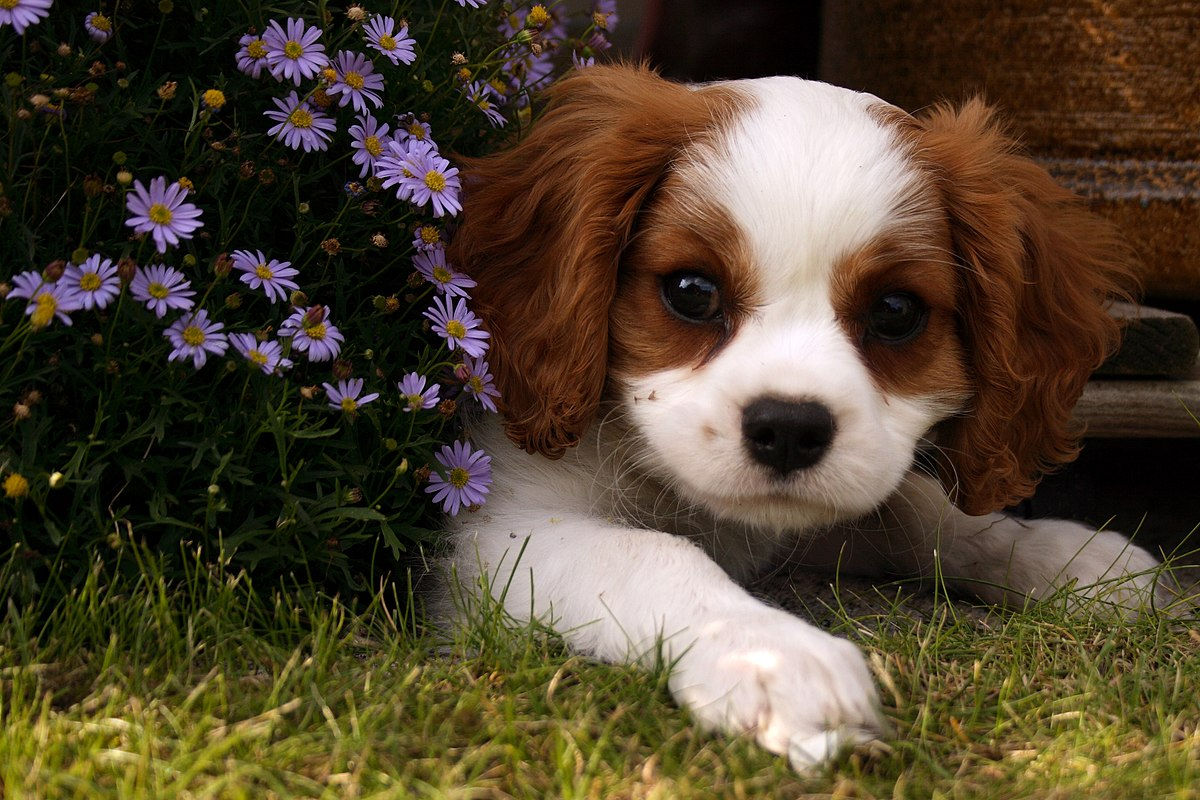
#> input picture OpenCV/Cute Dog.jpg, 1200 x 800 px; the run also reads 1 picture not shown here
$ jupyter execute --allow-errors 1.ipynb
#> lines starting #> are read from the running program, lines starting #| are printed output that depends on the picture
[cell 1]
import cv2
import numpy as np
import os

[cell 2]
img=cv2.imread("Cute Dog.jpg")  #image read
#> img is the input picture: shape (800, 1200, 3); mean B, G, R 48.1, 67.4, 80.6
img=cv2.resize(img,(200,200))
#> img: shape (200, 200, 3)
cv2.imshow("Mehul's library",img) #image show
cv2.waitKey(10)               #image frame - wait this much milliseconds
# cv2.destroyWindow()             #only 1 window close
cv2.destroyAllWindows()         #destroy all windows
#when wait key is 0 , then we need to press arrow keys for closing it

[cell 3]
img.shape
#> Out = (200, 200, 3)

[cell 4]
img=cv2.imread("Cute Dog.jpg")  #image read
cv2.imshow("Mehul's library",img) #image show
cv2.imshow("Mehul's library store",img) #image show
cv2.waitKey(3000)               #image frame - wait this much milliseconds
cv2.destroyWindow("Mehul's library store")             #only 1 window close
# cv2.destroyAllWindows()         #destroy all windows

[cell 5]
img=cv2.imread("Cute Dog.jpg")  #image read
img=cv2.resize(img,(400,300))
#> img: shape (300, 400, 3)
img=np.hstack((img,img,img))  #for horizontally adding image
#> img: shape (300, 1200, 3)
img=np.vstack((img,img))  #same for vertically
#> img: shape (600, 1200, 3)
cv2.imshow("Mehul's library",img) #image show
cv2.waitKey(10)               #image frame - wait this much milliseconds
# cv2.destroyWindow()             #only 1 window close
cv2.destroyAllWindows()         #destroy all windows

## Slideshow using os

[cell 6]
list_name=os.listdir("/Users/mehulgupta2409/Documents/Code /AI ML/AI/OpenCV/Image")
list_name

[cell 7]
for name in list_name:
    path = "/Users/mehulgupta2409/Documents/Code /AI ML/AI/OpenCV/Image"
    img_path = path+"/"+name
    img=cv2.imread(img_path)
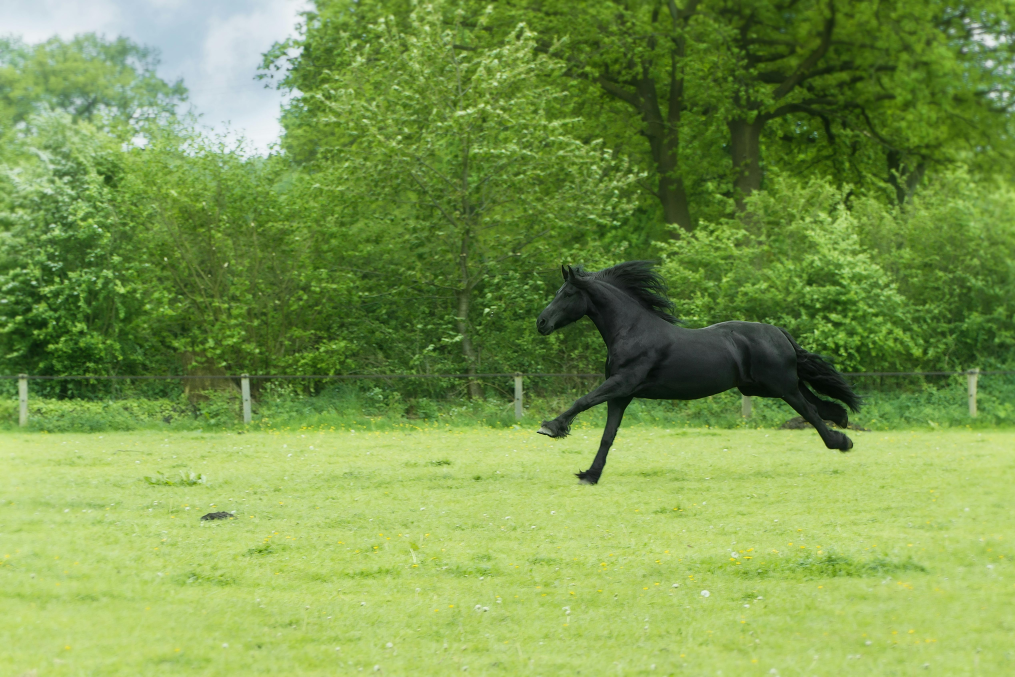
#> input picture OpenCV/Image/Black Horse Green Field.jpg, 5075 x 3383 px, found by its file name (shown at 1/5 size)
#> img is the input picture: shape (3383, 5075, 3); mean B, G, R 78.1, 154, 123.9
    img=cv2.resize(img,(300,300))
#> img: shape (300, 300, 3)
    # img=np.hstack((img,img))
    # img=np.vstack((img,img))
    # cv2.imshow("Mehul",img)
    cv2.imshow("dd",img)
    cv2.waitKey(100)
#> pass 2 of the loop `for name in list_name:`:
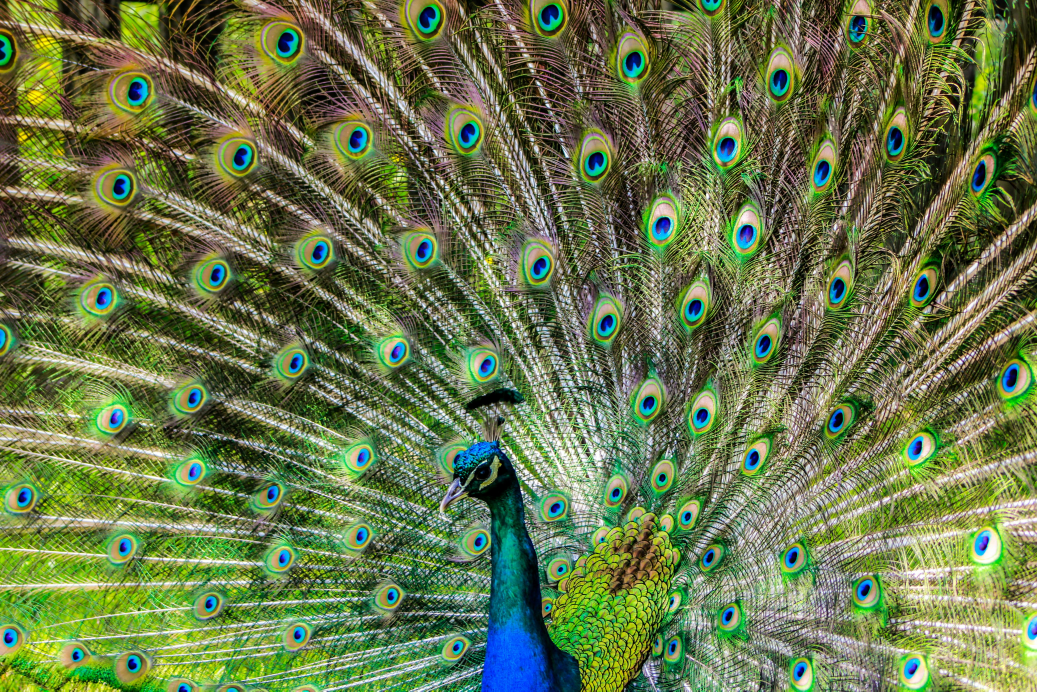
#> input picture OpenCV/Image/Peacock Blue Green Brown.jpg, 5184 x 3456 px, found by its file name (shown at 1/5 size)
#> img is the input picture: shape (3456, 5184, 3); mean B, G, R 75.5, 119.9, 105
#> `img=cv2.resize(img,(300,300))`:
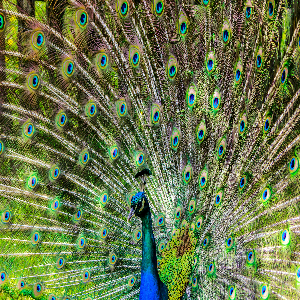
#> img: shape (300, 300, 3); mean B, G, R 75.4, 119.8, 105
cv2.destroyAllWindows()

## imread Function
<h5>1) cv2.read("image path",1)    default(rgb color) </h5>

<h5>2) cv2.read("image path",0)    grayscale() </h5>

<h5>3) cv2.read("image path",-1)   unchanged </h5>

[cell 8]
new_img=cv2.imread("/Users/mehulgupta2409/Documents/Code /AI ML/AI/OpenCV/Image/Peacock Blue Green Brown.jpg",1)
print(new_img.shape)
#| (3456, 5184, 3)
# cv2.imshow("s",new_img)
new_img=cv2.resize(new_img,(600,600))
cv2.imshow("new window",new_img)
cv2.waitKey(0)
cv2.destroyAllWindows()

Here the dimension of image got reduced from (x,y,3) to (x,y) ,means There is no third dimension for color channels in grayscale mode.

[cell 9]
new_img=cv2.imread("/Users/mehulgupta2409/Documents/Code /AI ML/Python/AI/OpenCV/Image/Peacock Blue Green Brown.jpg",0)
#> new_img: shape (3456, 5184); min 0, max 255, mean 110.3
print(new_img.shape)
#| (3456, 5184)
# cv2.imshow("s",new_img)
new_img=cv2.resize(new_img,(600,600))
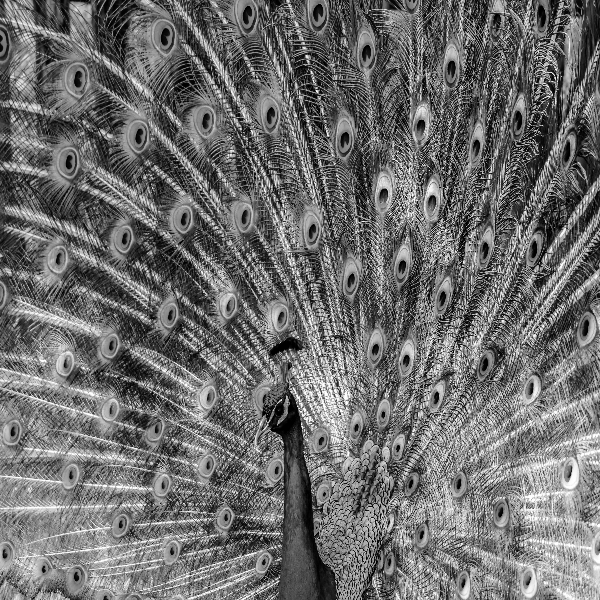
#> new_img: shape (600, 600); min 0, max 255, mean 110.2
cv2.imshow("new window",new_img)
cv2.waitKey(0)
cv2.destroyAllWindows()

[cell 10]
new_img=cv2.imread("/Users/mehulgupta2409/Documents/Code /AI ML/Python/AI/OpenCV/Image/Peacock Blue Green Brown.jpg",-1)
print(new_img.shape)
#| (3456, 5184, 3)
# cv2.imshow("s",new_img)
new_img=cv2.resize(new_img,(600,600))
cv2.imshow("new window",new_img)
cv2.waitKey(0)
cv2.destroyAllWindows()

### Text in Image
<h5> cv2.putText function parameters </h5>
(img: MatLike, text: str, org: Point, fontFace: int, fontScale: float, color: Scalar, thickness: int = ..., lineType: int = ..., bottomLeftOrigin: bool = ...) -> MatLike

[cell 11]
img_get=cv2.imread("/Users/mehulgupta2409/Documents/Code /AI ML/Python/AI/OpenCV/Image/Wide Angle Road Photo.jpg")
#> (the rest of this cell did not finish here and is left out)

#> (a cell that did not finish here is left out)

### Draw Line and Rectangle on image - (used in Face detection apps)

[cell 13]
# for line
horse_img=cv2.imread("/Users/mehulgupta2409/Documents/Code /AI ML/Python/AI/OpenCV/Image/Black Horse Green Field.jpg")
horse_img=cv2.resize(horse_img,(1000,500))
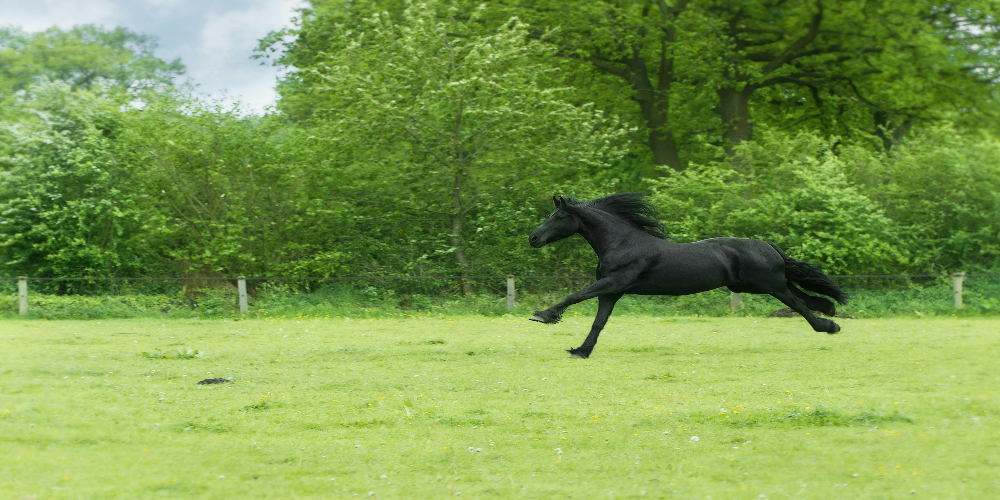
#> horse_img: shape (500, 1000, 3); mean B, G, R 78, 153.9, 123.7
horse_updateLine_img=cv2.line(horse_img,(450,220),(650,220),(0,0,255),3,cv2.LINE_8)
# (img: MatLike, pt1: Point, pt2: Point, color: Scalar, thickness: int = ..., lineType: int = ..., shift: int = ...) -> MatLike
cv2.imshow("new",horse_img)
cv2.waitKey(1000)
cv2.destroyAllWindows()

[cell 14]
# for rectangle
horse_img=cv2.imread("/Users/mehulgupta2409/Documents/Code /AI ML/Python/AI/OpenCV/Image/Black Horse Green Field.jpg")
horse_img=cv2.resize(horse_img,(600,500))
#> horse_img: shape (500, 600, 3)
horse_updateLine_img=cv2.putText(horse_img,"Horse",(320,180),cv2.FONT_HERSHEY_DUPLEX,1,(180,244,120),3,cv2.LINE_4,False)
#> horse_updateLine_img: shape (500, 600, 3)
# (img: MatLike, text: str, org: Point, fontFace: int, fontScale: float, color: Scalar, thickness: int = ..., lineType: int = ..., bottomLeftOrigin: bool = ...) -> MatLike
horse_updateLine_img=cv2.rectangle(horse_img,pt1=(320,200),pt2=(360,255),color=(255,255,0),thickness=3,lineType=cv2.LINE_4)
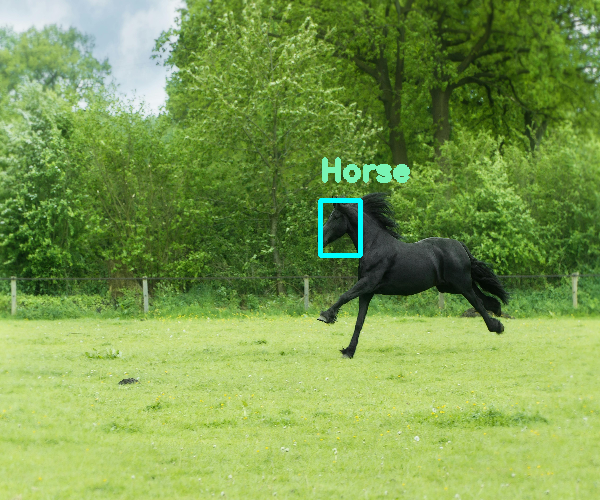
#> horse_updateLine_img: shape (500, 600, 3); mean B, G, R 79.3, 155, 123.8
# (img: MatLike, pt1: Point, pt2: Point, color: Scalar, thickness: int = ..., lineType: int = ..., shift: int = ...) -> MatLike
# point 1 and point 2 both are from origin , point2 is opposite of point 1 (i.e on same diagonal)

cv2.imshow("new",horse_img)
cv2.waitKey(1000)
cv2.destroyAllWindows()

### Draw Circle and Ellipse on image

[cell 15]
# for circle
old_img=cv2.imread("/Users/mehulgupta2409/Documents/Code /AI ML/Python/AI/OpenCV/Image/Trees and Mountain Photo.jpg")
#> (the rest of this cell did not finish here and is left out)

[cell 16]
# for ellipse
old_img=cv2.imread("/Users/mehulgupta2409/Documents/Code /AI ML/Python/AI/OpenCV/Image/Trees and Mountain Photo.jpg")
#> (the rest of this cell did not finish here and is left out)

#> (a cell that did not finish here is left out)

### Draw polygon on Images

[cell 18]
# for polygon
old_img=cv2.imread("/Users/mehulgupta2409/Documents/Code /AI ML/Python/AI/OpenCV/Image/Trees and Mountain Photo.jpg")
#> (the rest of this cell did not finish here and is left out)

## Arithmetic Operations on Image using OpenCV

[cell 19]
img_1=cv2.imread("/Users/mehulgupta2409/Documents/Code /AI ML/Python/AI/OpenCV/Image/Peacock Blue Green Brown.jpg")
img_2=cv2.imread("/Users/mehulgupta2409/Documents/Code /AI ML/Python/AI/OpenCV/Image/Trees and Mountain Photo.jpg")
# important - we need to make their sizes same
img_1=cv2.resize(img_1,(500,500))
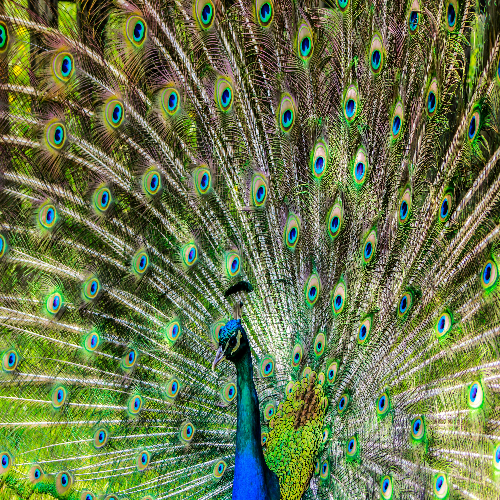
#> img_1: shape (500, 500, 3); mean B, G, R 75.4, 119.8, 104.9
#> (the rest of this cell did not finish here and is left out)

### Bitwise Operation on Images using OpenCV (on Binary Images - where only 2 color is used)

[cell 20]
# resizeing both image
img_new_1=cv2.imread("/Users/mehulgupta2409/Documents/Code /AI ML/Python/AI/OpenCV/Image/Binary Grid 12x12.png")
img_new_2=cv2.imread("/Users/mehulgupta2409/Documents/Code /AI ML/Python/AI/OpenCV/Image/Binary Icon 30.png")
#> (the rest of this cell did not finish here and is left out)

[cell 21]
# resizeing both image
img_new_1=cv2.imread("/Users/mehulgupta2409/Documents/Code /AI ML/Python/AI/OpenCV/Image/Binary Grid 12x12.png")
img_new_2=cv2.imread("/Users/mehulgupta2409/Documents/Code /AI ML/Python/AI/OpenCV/Image/Binary Icon 30.png")
#> (the rest of this cell did not finish here and is left out)

[cell 22]
# resizeing both image
img_new_1=cv2.imread("/Users/mehulgupta2409/Documents/Code /AI ML/Python/AI/OpenCV/Image/Binary Grid 12x12.png")
img_new_2=cv2.imread("/Users/mehulgupta2409/Documents/Code /AI ML/Python/AI/OpenCV/Image/Binary Icon 30.png")
#> (the rest of this cell did not finish here and is left out)

[cell 23]
# resizeing both image
img_new_1=cv2.imread("/Users/mehulgupta2409/Documents/Code /AI ML/Python/AI/OpenCV/Image/Binary Grid 12x12.png")
img_new_2=cv2.imread("/Users/mehulgupta2409/Documents/Code /AI ML/Python/AI/OpenCV/Image/Binary Icon 30.png")
#> (the rest of this cell did not finish here and is left out)

[cell 24]
img_new_1=cv2.imread("/Users/mehulgupta2409/Documents/Code /AI ML/Python/AI/OpenCV/Image/Black Horse Green Field.jpg")
img_new_1=cv2.resize(img_new_1,(700,500))
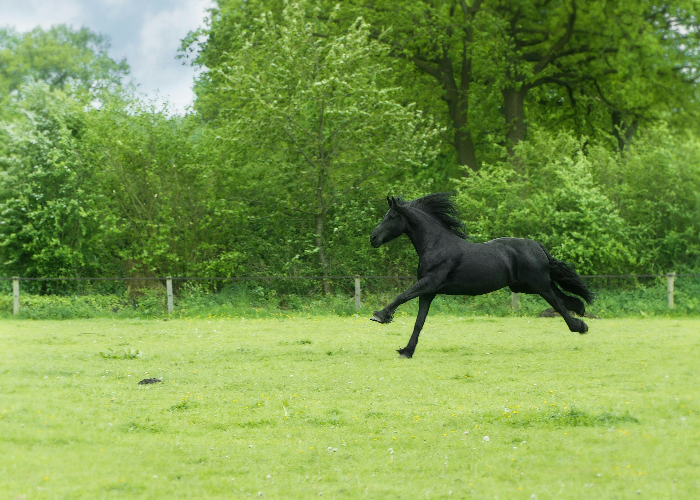
#> img_new_1: shape (500, 700, 3); mean B, G, R 78, 153.9, 123.7
img_new_1=cv2.bitwise_not(img_new_1)
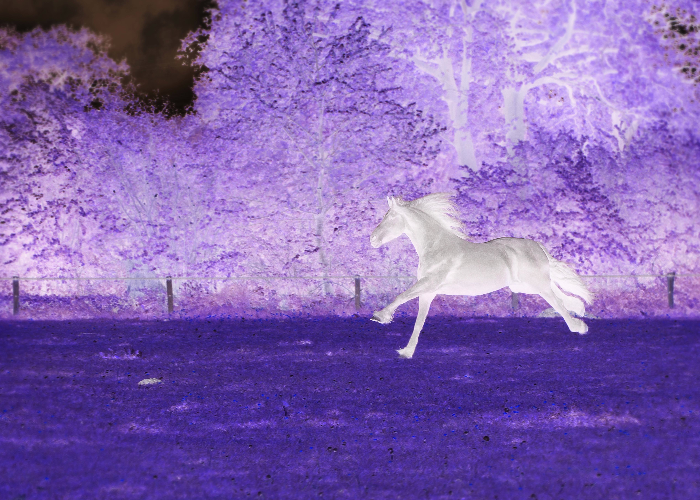
#> img_new_1: shape (500, 700, 3); mean B, G, R 177, 101.1, 131.3
cv2.imshow("ef",img_new_1)
cv2.waitKey(1000)
cv2.destroyAllWindows()

### Edge Detection in an Image using OpenCV

[cell 25]
img=cv2.imread("/Users/mehulgupta2409/Docnts/Code /AI ML/Pythonume/AI/OpenCV/Image/Face Photo 2379005.jpeg")
# img=cv2.resize(img,(600,400))
new_img=cv2.Canny(img,102,100,apertureSize=5,L2gradient=True)
# print(new_img.shape)
# print(img.shape)
cv2.imshow("NEmW",img)
# cv2.imshow("NEW",new_img)
cv2.waitKey(1000)
cv2.destroyAllWindows()

### Image Scaling,Rotating using OpenCV

[cell 26]
# Rotating the image
img=cv2.imread("/Users/mehulgupta2409/Documents/Code /AI ML/Python/AI/OpenCV/Image/Trees and Mountain Photo.jpg")
#> (the rest of this cell did not finish here and is left out)

### Image Blurring using OpenCV

[cell 27]
# Gaussian Blur
# Median Blur
# Bilateral Blur

[cell 28]
img=cv2.imread("/Users/mehulgupta2409/Documents/Code /AI ML/Python/AI/OpenCV/Image/Wide Angle Road Photo.jpg")
#> (the rest of this cell did not finish here and is left out)

### imwrite method using OpenCV

[cell 29]
img=cv2.imread("/Users/mehulgupta2409/Documents/Code /AI ML/Python/AI/OpenCV/Image/Peacock Blue Green Brown.jpg")

[cell 30]
img=cv2.resize(img,(400,300))
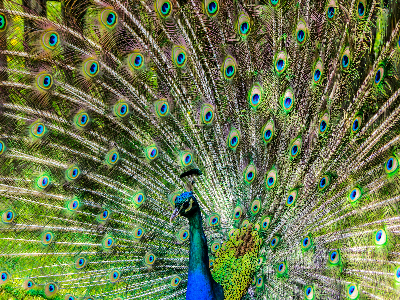
#> img: shape (300, 400, 3); mean B, G, R 75.3, 119.7, 104.8
h=np.hstack((img,img))
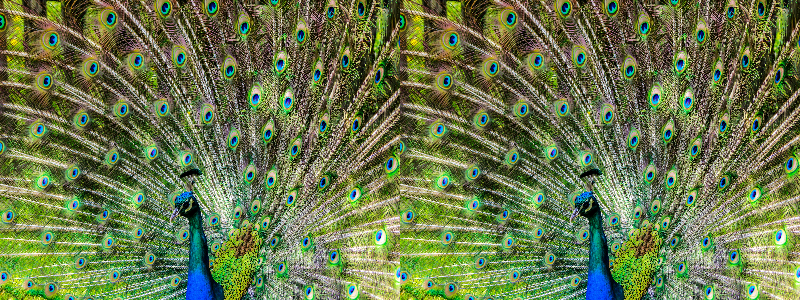
#> h: shape (300, 800, 3); mean B, G, R 75.3, 119.7, 104.8
v=np.vstack((h,h))
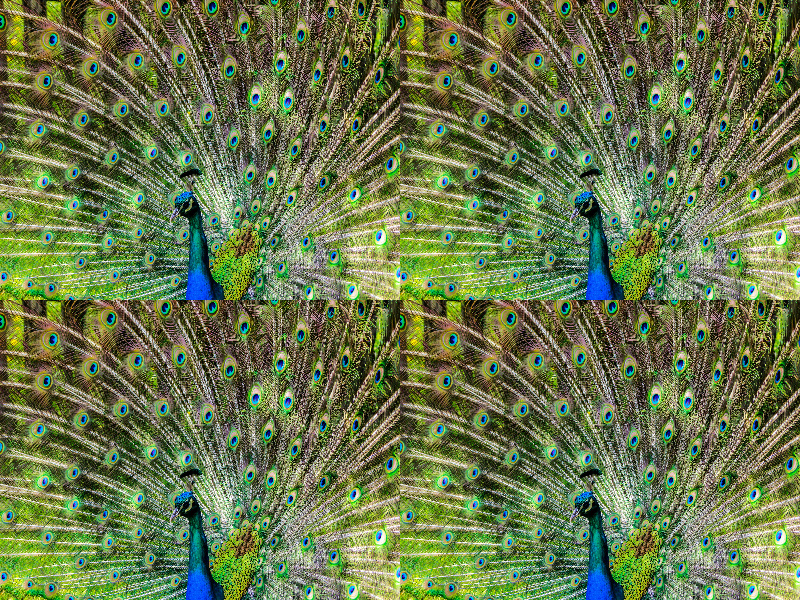
#> v: shape (600, 800, 3); mean B, G, R 75.3, 119.7, 104.8
# v.shape
cv2.imshow("d",v)
cv2.waitKey(1000)
cv2.destroyAllWindows()
cv2.imwrite("/Users/mehulgupta2409/Downloads/mehul.png",v)
#> Out = True
